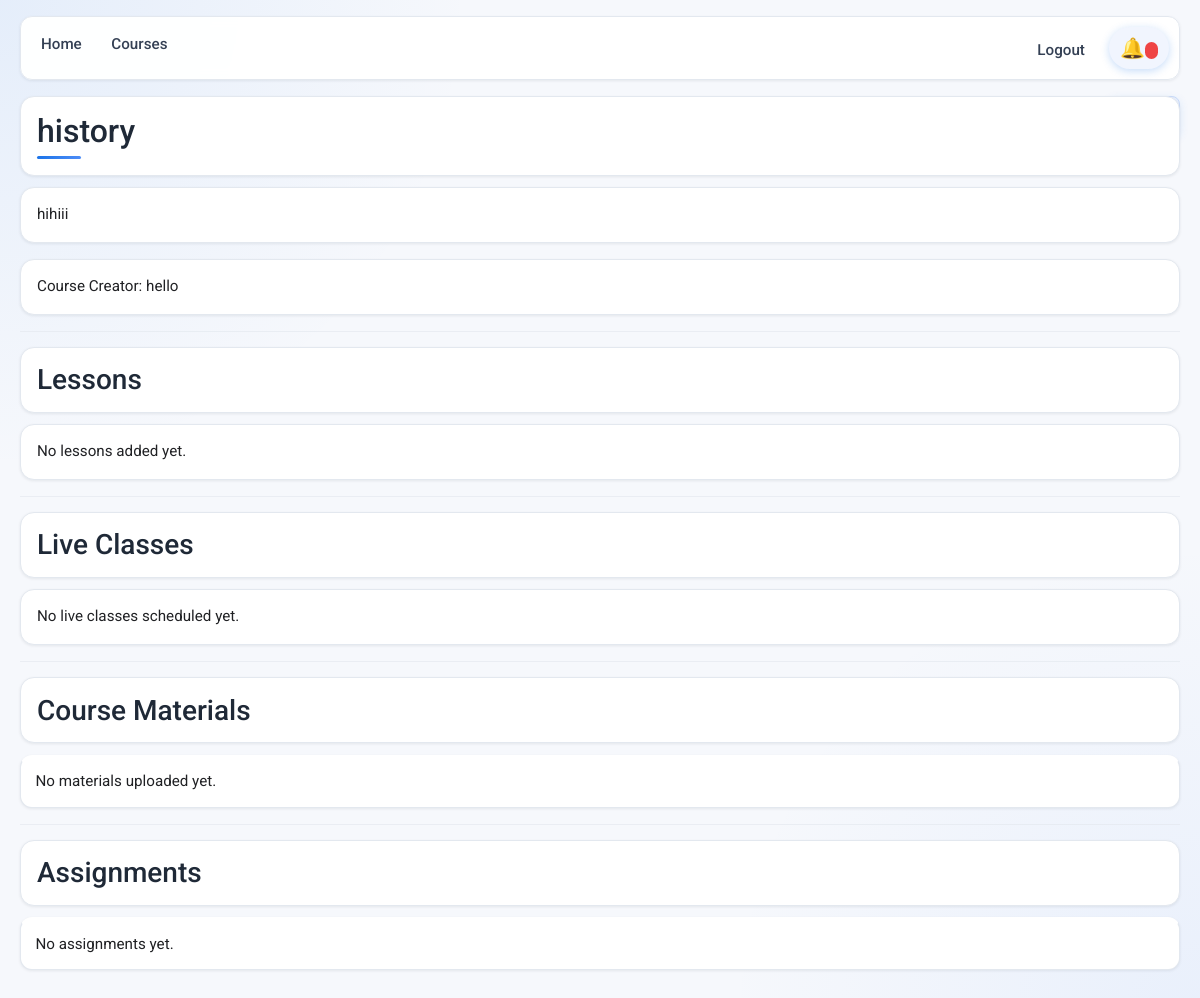
The page /course/1/ (signed in) on the database as committed earlier.
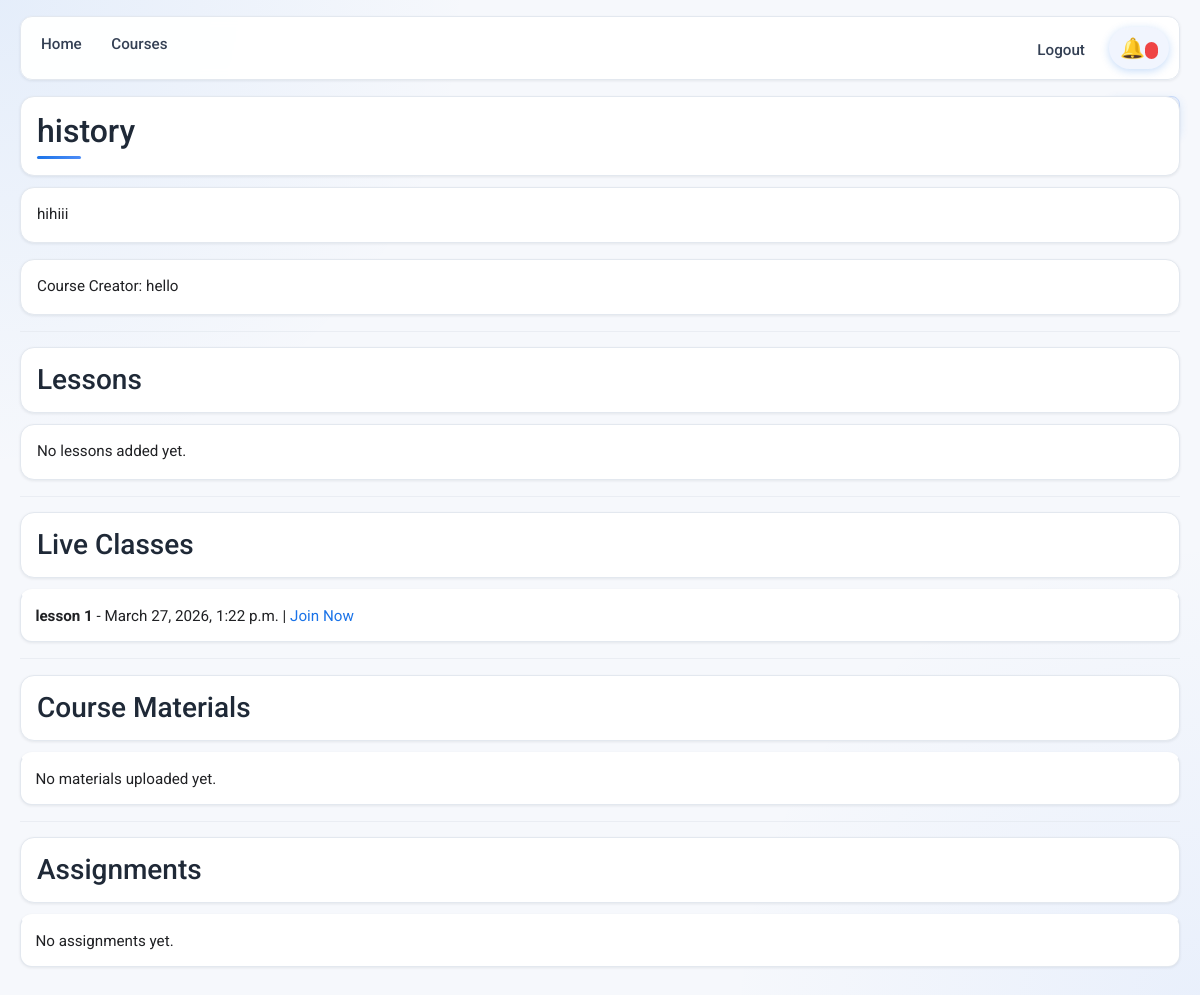
The same page on the database as committed later.
### courses/models.py (models this page shows, shortened)
class LiveClass(models.Model):
    course = models.ForeignKey(
        Course,
        on_delete=models.CASCADE,
        related_name="live_classes"
    )
    teacher = models.ForeignKey(
        settings.AUTH_USER_MODEL,
        on_delete=models.CASCADE,
        limit_choices_to={'user_type': 'teacher'}
    )
    title = models.CharField(max_length=200)
    scheduled_time = models.DateTimeField()
    room_name = models.CharField(max_length=200, unique=True, blank=True)

### courses/views.py (the view, shortened to what this page needs)
# urls.py: path('course/<int:course_id>/', views.course_detail, name='course_detail'),
@login_required
def course_detail(request, course_id):
    course = get_object_or_404(Course, id=course_id)
    if request.user.user_type == 'student':
        if request.user not in course.students.all():
            return redirect('student_dashboard')
    lessons = course.lessons.all()
    live_classes = LiveClass.objects.filter(course=course).select_related("teacher").order_by("scheduled_time")
    materials = course.materials.all()
    assignments = course.assignments.all()
    now = timezone.now()
    if request.user.user_type == "student":
        for assignment in assignments:
            submission = Submission.objects.filter(
                assignment=assignment,
                student=request.user
            ).first()
            if submission:
                assignment.submitted = True
                assignment.is_late = localtime(submission.submitted_at) > localtime(assignment.due_date)
            else:
                assignment.submitted = False
                assignment.is_late = False
    for live_class in live_classes:
        live_class.can_join_now = now >= live_class.scheduled_time
    send_deadline_notifications()
    return render(request, 'course_detail.html', {
        'course': course,
        'lessons': lessons,
        'live_classes': live_classes,
        'materials': materials,
        'assignments': assignments,
        'now': localtime(now),
    })

### notifications/utils.py (called while the page is built, shortened)
def send_deadline_notifications():
    now = timezone.now()
    one_hour_later = now + timedelta(hours=1)
    assignments = Assignment.objects.filter(
        due_date__lte=one_hour_later,
        due_date__gt=now,
        deadline_notified=False
    )

### users/models.py (called while the page is built)
    def __str__(self):
        return self.username

### templates/course_detail.html (shortened to what this page needs)
{% extends "base.html" %}
{% block content %}
<a class="top-logout-link" href="{% url 'logout' %}">Logout</a>
<h2>{{ course.title }}</h2>
<p>{{ course.description }}</p>
<p>Course Creator: {{ course.created_by }}</p>
<hr />
<h3>Lessons</h3>
{% if lessons %}
<ul>
  {% for lesson in lessons %}
  <li>
    <strong>{{ lesson.title }}</strong><br />
    {{ lesson.content }}
  </li>
  <hr />
  {% endfor %}
</ul>
{% else %}
<p>No lessons added yet.</p>
{% endif %}
<hr />
<h3>Live Classes</h3>
{% if live_classes %}
<ul>
  {% for live_class in live_classes %}
  <li>
    <strong>{{ live_class.title }}</strong> -
    {{ live_class.scheduled_time|date:"F j, Y, g:i a" }}
    {% if request.user == course.created_by %}
      | <a href="{% url 'join_live_class' live_class.id %}">Open Room</a>
    {% elif request.user.user_type == 'student' %}
      {% if live_class.can_join_now %}
        | <a href="{% url 'join_live_class' live_class.id %}">Join Now</a>
      {% else %}
        | <span style="color: #777;">Not started yet</span>
      {% endif %}
    {% endif %}
  </li>
  {% endfor %}
</ul>
{% else %}
<p>No live classes scheduled yet.</p>
{% endif %}
<hr />
<h3>Course Materials</h3>
<ul>
{% for material in materials %}
<li>
{% if material.file.name|lower|slice:"-4:" == ".pdf" %}
📄
{% elif material.file.name|lower|slice:"-4:" == ".ppt" or material.file.name|lower|slice:"-5:" == ".pptx" %}
📊
{% elif material.file.name|lower|slice:"-4:" == ".doc" or material.file.name|lower|slice:"-5:" == ".docx" %}
📘
{% else %}
📁
{% endif %}
{{ material.title }}
(uploaded on {{ material.uploaded_at|date:"F j, Y, g:i a" }})
– {{ material.file.size|filesizeformat }}
<a href="{{ material.file.url }}" target="_blank">View</a> |
<a href="{{ material.file.url }}" download>Download</a>
{% if request.user == course.created_by %}
| <a href="{% url 'delete_material' material.id %}">Delete</a>
{% endif %}
</li>
{% empty %}
<li>No materials uploaded yet.</li>
{% endfor %}
</ul>
<hr>
<h3>Assignments</h3>
<ul>
{% for assignment in assignments %}
<li>
    <strong>{{ assignment.title }}</strong><br>
    Due: {{ assignment.due_date }}
    {% if request.user.user_type == 'student' %}
        <br>
        {% if assignment.submitted %}
            <span style="color:green;">Submitted ✅</span>
            {% if assignment.is_late %}
                <span style="color:red;">(Late ❌)</span>
            {% endif %}
        {% else %}
            <span style="color:red;">Not Submitted ❌</span>
            <br>
            <a href="{% url 'submit_assignment' assignment.id %}">
                Submit Assignment
            </a>
        {% endif %}
    {% endif %}
    {% if request.user == course.created_by %}
        <br>
        <a href="{% url 'view_submissions' assignment.id %}">
            View Submissions
        </a>
    {% endif %}
</li>
{% empty %}
<li>No assignments yet.</li>
{% endfor %}
</ul>
{% endblock %}

Rows that differ between the two databases and show on the page:
added LiveClass: title "lesson 1", scheduled_time "March 27, 2026, 1:22 p.m.", shows "Join Now"
Other text that changed with them:
text no longer shown: "No live classes scheduled yet."
